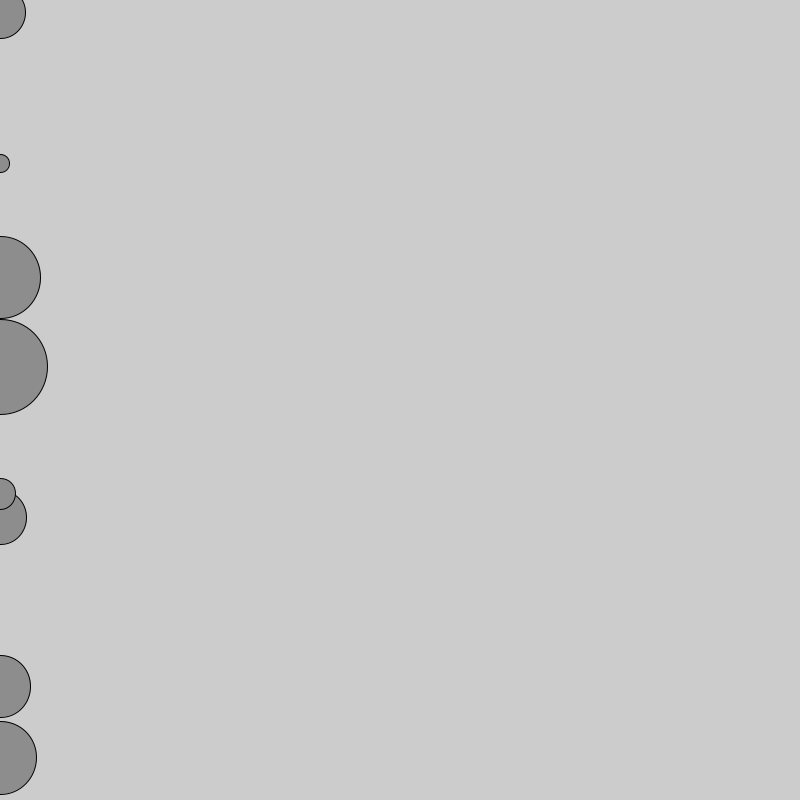
Frame 1 (no input)
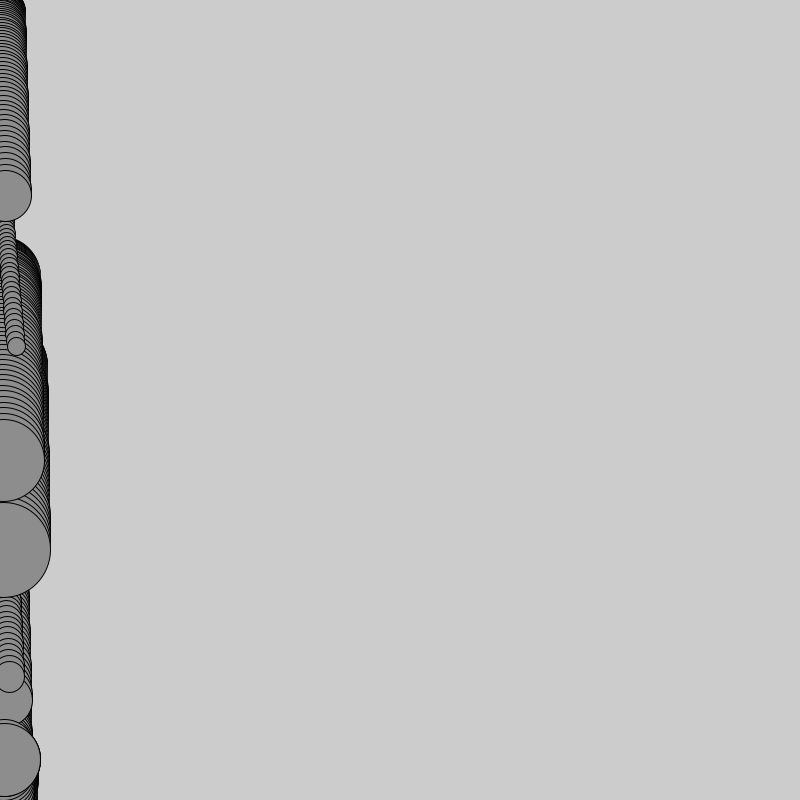
Frame 60 (the mouse pressed at the canvas centre just before this capture)
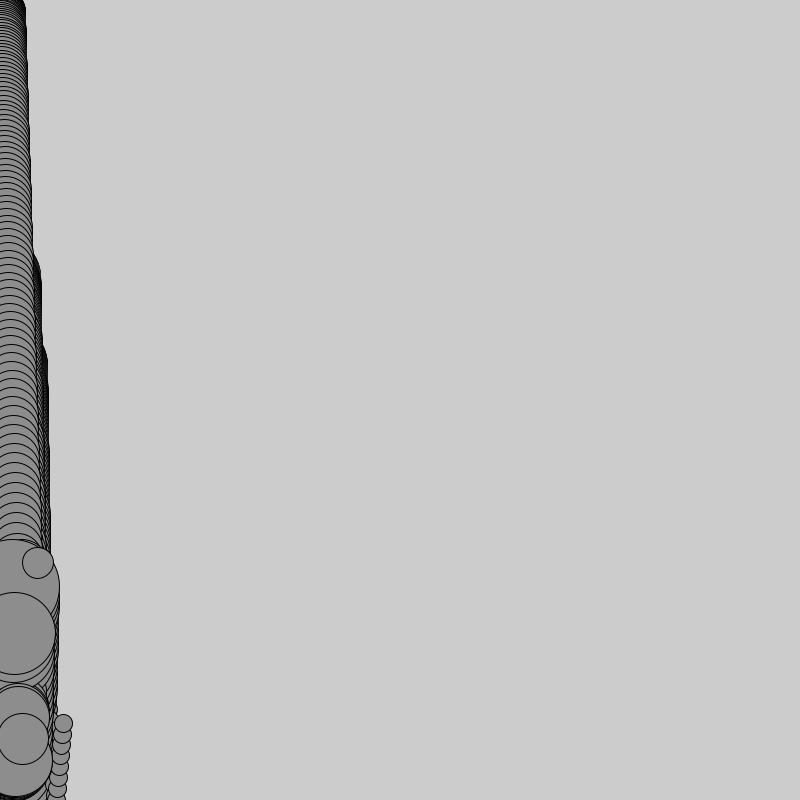
Frame 120 (the mouse held since frame 60 and released just before this capture)

The Processing sketch that drew these frames (run headless with seeded random() and noise(); from frame 60 on, the mouse is pressed at the canvas centre):

// Processing sketch: sketch_15_mass_bouncing_balls
// ── sketch_15_mass_bouncing_balls.pde
mover[] movers = new mover[10];
PVector wind = new PVector(0.01, 0);

void setup()
{
  size(800, 800);
  colorMode(HSB, 360, 100, 100);
  
  for (int i = 0; i < movers.length; i++)
    movers[i] = new mover();
}

void draw()
{
  for (int i = 0; i < movers.length; i++)
  {
    movers[i].apply_force(wind);
    float m = movers[i].mass;
    // Scales gravity according to mass to be more accurate
    PVector gravity = new PVector(0, 0.1 * m);
    movers[i].apply_force(gravity);
    
    // INVISIBLE FORCEFIELD ON RIGHT EDGE OF WINDOW
    if (movers[i].location.x > (2*width)/3)
    {
      PVector forcefield = new PVector(map(movers[i].location.x, (2*width)/3, width, -0.0001, -0.1), 0);
      movers[i].apply_force(forcefield);
    }
    
    movers[i].update();
    movers[i].display();
  }
  
}

// ── mover_class.pde
class mover
{
  PVector location;
  PVector velocity;
  PVector acceleration;
  
  float mass;
  
  mover()
  {
    location = new PVector(0, random(height));
    velocity = new PVector(0.0, 0.0);
    acceleration = new PVector(0.0, 0.0);
    
    mass = random(1, 10);
  }
  
  void apply_force(PVector force)
  {
    PVector f = PVector.div(force, mass);
    acceleration.add(f);
  }
  
  void check_edges()
  {
    if (location.x > width)
    {
      location.x = width;
      velocity.x *= -1;
    }
    if (location.x < 0)
    {
      location.x = 0;
      velocity.x *= -1;
    }
      
    if (location.y > height)
    {
      location.y = height;
      velocity.y *= -1;
    }
  }

  void update()
  {
    velocity.add(acceleration);
    location.add(velocity);
    check_edges();
    // Resets acceleration so forces don't accumulate
    acceleration.mult(0);
  }
  
  void display()
  {
    fill(200);
    circle(location.x, location.y, mass * 16);
  }
}
